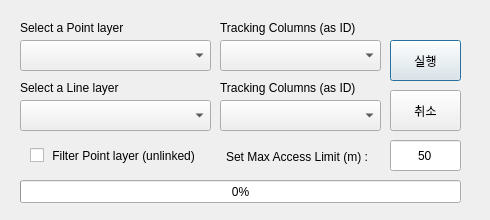
<?xml version="1.0" encoding="UTF-8"?>
<ui version="4.0">
 <class>Dialog</class>
 <widget class="QDialog" name="Dialog">
  <property name="geometry">
   <rect>
    <x>0</x>
    <y>0</y>
    <width>490</width>
    <height>220</height>
   </rect>
  </property>
  <property name="windowTitle">
   <string>Linker</string>
  </property>
  <widget class="QPushButton" name="btn_submit">
   <property name="geometry">
    <rect>
     <x>390</x>
     <y>40</y>
     <width>71</width>
     <height>41</height>
    </rect>
   </property>
   <property name="text">
    <string>실행</string>
   </property>
  </widget>
  <widget class="QComboBox" name="cbx_pnt">
   <property name="geometry">
    <rect>
     <x>20</x>
     <y>40</y>
     <width>191</width>
     <height>31</height>
    </rect>
   </property>
  </widget>
  <widget class="QComboBox" name="cbx_link">
   <property name="geometry">
    <rect>
     <x>20</x>
     <y>100</y>
     <width>191</width>
     <height>31</height>
    </rect>
   </property>
  </widget>
  <widget class="QLabel" name="lb_pnt">
   <property name="geometry">
    <rect>
     <x>20</x>
     <y>20</y>
     <width>201</width>
     <height>16</height>
    </rect>
   </property>
   <property name="text">
    <string>Select a Point layer</string>
   </property>
  </widget>
  <widget class="QLabel" name="lb_link">
   <property name="geometry">
    <rect>
     <x>20</x>
     <y>80</y>
     <width>201</width>
     <height>16</height>
    </rect>
   </property>
   <property name="text">
    <string>Select a Line layer</string>
   </property>
  </widget>
  <widget class="QComboBox" name="cbx_pnt_col">
   <property name="geometry">
    <rect>
     <x>220</x>
     <y>40</y>
     <width>161</width>
     <height>31</height>
    </rect>
   </property>
  </widget>
  <widget class="QComboBox" name="cbx_link_col">
   <property name="geometry">
    <rect>
     <x>220</x>
     <y>100</y>
     <width>161</width>
     <height>31</height>
    </rect>
   </property>
  </widget>
  <widget class="QLabel" name="lb_col1">
   <property name="geometry">
    <rect>
     <x>220</x>
     <y>20</y>
     <width>161</width>
     <height>16</height>
    </rect>
   </property>
   <property name="text">
    <string>Tracking Columns (as ID)</string>
   </property>
  </widget>
  <widget class="QLabel" name="lb_col2">
   <property name="geometry">
    <rect>
     <x>220</x>
     <y>80</y>
     <width>161</width>
     <height>16</height>
    </rect>
   </property>
   <property name="text">
    <string>Tracking Columns (as ID)</string>
   </property>
  </widget>
  <widget class="QCheckBox" name="cb_filter">
   <property name="geometry">
    <rect>
     <x>30</x>
     <y>140</y>
     <width>181</width>
     <height>31</height>
    </rect>
   </property>
   <property name="text">
    <string> Filter Point layer (unlinked)</string>
   </property>
   <property name="iconSize">
    <size>
     <width>20</width>
     <height>20</height>
    </size>
   </property>
  </widget>
  <widget class="QLineEdit" name="le_bufsize">
   <property name="geometry">
    <rect>
     <x>390</x>
     <y>140</y>
     <width>71</width>
     <height>31</height>
    </rect>
   </property>
   <property name="inputMask">
    <string/>
   </property>
   <property name="text">
    <string>50</string>
   </property>
   <property name="maxLength">
    <number>6</number>
   </property>
   <property name="alignment">
    <set>Qt::AlignCenter</set>
   </property>
   <property name="placeholderText">
    <string>15</string>
   </property>
  </widget>
  <widget class="QLabel" name="lb_search">
   <property name="geometry">
    <rect>
     <x>226</x>
     <y>149</y>
     <width>161</width>
     <height>16</height>
    </rect>
   </property>
   <property name="text">
    <string>Set Max Access Limit (m) :</string>
   </property>
  </widget>
  <widget class="QProgressBar" name="pgbar">
   <property name="geometry">
    <rect>
     <x>20</x>
     <y>180</y>
     <width>441</width>
     <height>23</height>
    </rect>
   </property>
   <property name="value">
    <number>0</number>
   </property>
  </widget>
  <widget class="QPushButton" name="btn_cancel">
   <property name="geometry">
    <rect>
     <x>390</x>
     <y>90</y>
     <width>71</width>
     <height>41</height>
    </rect>
   </property>
   <property name="text">
    <string>취소</string>
   </property>
  </widget>
 </widget>
 <resources/>
 <connections/>
</ui>
